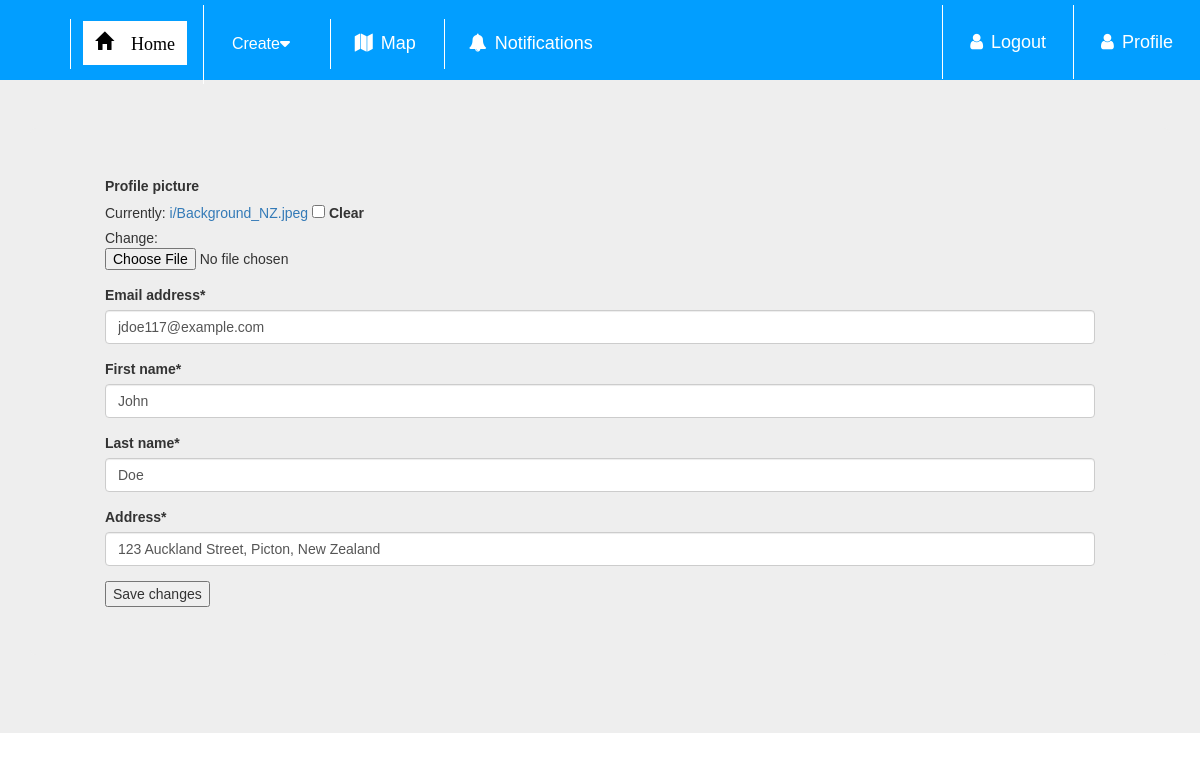
/account/ (signed in), run on the app's committed database.
### hello/models.py (models this page shows, shortened)
class User(AbstractUser):
    username = None
    email = models.EmailField(_('email address'), unique=True)
    USERNAME_FIELD = 'email'
    REQUIRED_FIELDS = []
    objects = CustomUserManager()
    profile_picture = models.ImageField(blank=True, null=True, upload_to="i/")
    first_name = models.CharField(max_length=255)
    last_name = models.CharField(max_length=255)
    address = models.CharField(max_length=2225, default="Mount Albert, Auckland, New Zealand")
    class Meta:
        ordering = ['email']

### hello/views.py (the view)
# urls.py: path(r"account/", views.edit_profile, name="account"),
@login_required
def edit_profile(request):
    if request.method == 'POST':
        form = CustomUserChangeForm(request.POST, instance=request.user)
        if form.is_valid():
            form.save()
            messages.success(request, "Thank you! You have successfully updated your account!")
            return redirect('hello:account')
    else:
        form = CustomUserChangeForm(instance=request.user)
    args = {}
    args.update(csrf(request))
    args['user_form'] = form
    return render(request, 'registration/profile.html', args)

### hello/forms.py
class CustomUserChangeForm(forms.ModelForm):
    class Meta:
        model = User
        fields = ("profile_picture", "email", "first_name", "last_name", "address")

### hello/templates/registration/profile.html (shortened to what this page needs)
{% extends "home.html" %}
{% load crispy_forms_tags %}
{% block content %}
<form method="post" action="{% url 'hello:account' %}">
    {{ user_form|crispy }}
  <button type="submit">Save changes</button>
</form>
{% endblock %}

### hello/templates/base.html (style rules this page uses)
body { margin:0; padding: 0; font-family: verdana, sans-serif; background-color: #FFFFFF; }

### data on the page
User: email "jdoe117@example.com", first_name "John", last_name "Doe", address "123 Auckland Street, Picton, New Zealand"
